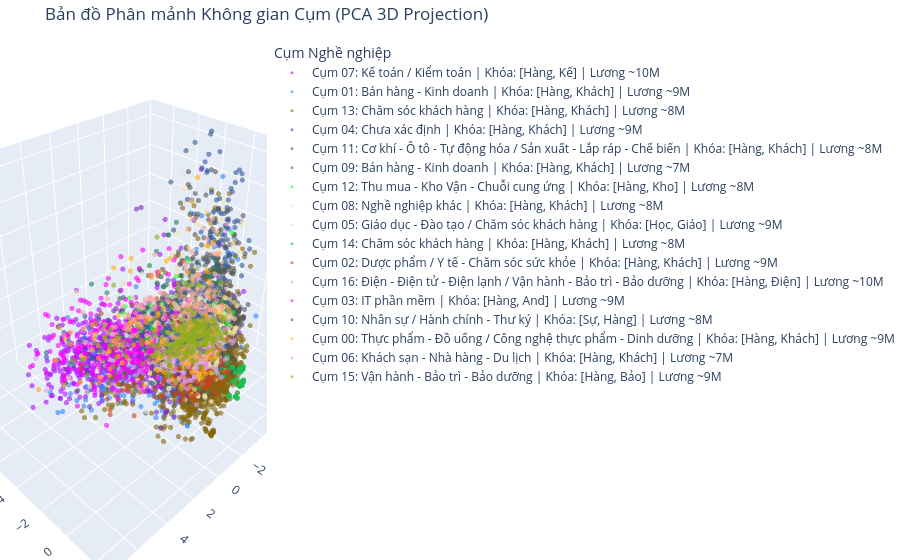

Source (notebook cell):
### Markdown cell above
## 4. Trực quan hóa ranh giới hình học bằng PCA (2D Projection)

### Code cell
from sklearn.decomposition import PCA
import plotly.express as px

print("Loading 169D features...")
train_data = np.load("../results/features_train.npz")
X_train = train_data["features_169d"]
labels = df_train['cluster_id'].values
labels_text = df_train['cluster_label'].values

# Lấy mẫu 10,000 điểm để chạy PCA nhanh và biểu đồ không bị rối
np.random.seed(42)
sample_idx = np.random.choice(len(X_train), 10000, replace=False)
X_sample = X_train[sample_idx]
labels_sample = labels_text[sample_idx]  # Hiển thị tên cụm thay vì số ID

print("Running PCA projection to 3D...")
pca = PCA(n_components=3, random_state=42)
X_pca = pca.fit_transform(X_sample)

pca_df = pd.DataFrame({
    'PC1': X_pca[:, 0],
    'PC2': X_pca[:, 1],
    'PC3': X_pca[:, 2],
    'Cụm Nghề nghiệp': labels_sample
})

fig = px.scatter_3d(pca_df, x='PC1', y='PC2', z='PC3',
              color='Cụm Nghề nghiệp',
              opacity=0.6,
              title='Bản đồ Phân mảnh Không gian Cụm (PCA 3D Projection)',
              color_discrete_sequence=px.colors.qualitative.Alphabet)

fig.update_traces(marker=dict(size=3))
fig.update_layout(margin=dict(l=0, r=0, b=0, t=40))
fig.write_html('../plots/05_pca_clusters_3d.html')
fig.show()
print("Visualization phase complete! 3D plot saved as HTML.")

### Figure 1 — Plotly figure (JSON) as saved in the notebook; plotly's stock layout.template omitted (floating-point values rounded to 4 significant figures; data arrays with more than 128 entries replaced by an {"elided": "..."} marker saying what was removed)
{"data": [{"hovertemplate": "Cụm Nghề nghiệp=Cụm 07: Kế toán / Kiểm toán | Khóa: [Hàng, Kế] | Lương ~10M<br>PC1=%{x}<br>PC2=%{y}<br>PC3=%{z}<extra></extra>", "legendgroup": "Cụm 07: Kế toán / Kiểm toán | Khóa: [Hàng, Kế] | Lương ~10M", "marker": {"color": "#AA0DFE", "opacity": 0.6, "size": 3, "symbol": "circle"}, "mode": "markers", "name": "Cụm 07: Kế toán / Kiểm toán | Khóa: [Hàng, Kế] | Lương ~10M", "scene": "scene", "showlegend": true, "type": "scatter3d", "x": {"elided": "2653 float values"}, "y": {"elided": "2653 float values"}, "z": {"elided": "2653 float values"}}, {"hovertemplate": "Cụm Nghề nghiệp=Cụm 01: Bán hàng - Kinh doanh | Khóa: [Hàng, Khách] | Lương ~9M<br>PC1=%{x}<br>PC2=%{y}<br>PC3=%{z}<extra></extra>", "legendgroup": "Cụm 01: Bán hàng - Kinh doanh | Khóa: [Hàng, Khách] | Lương ~9M", "marker": {"color": "#3283FE", "opacity": 0.6, "size": 3, "symbol": "circle"}, "mode": "markers", "name": "Cụm 01: Bán hàng - Kinh doanh | Khóa: [Hàng, Khách] | Lương ~9M", "scene": "scene", "showlegend": true, "type": "scatter3d", "x": {"elided": "926 float values"}, "y": {"elided": "926 float values"}, "z": {"elided": "926 float values"}}, {"hovertemplate": "Cụm Nghề nghiệp=Cụm 13: Chăm sóc khách hàng | Khóa: [Hàng, Khách] | Lương ~8M<br>PC1=%{x}<br>PC2=%{y}<br>PC3=%{z}<extra></extra>", "legendgroup": "Cụm 13: Chăm sóc khách hàng | Khóa: [Hàng, Khách] | Lương ~8M", "marker": {"color": "#85660D", "opacity": 0.6, "size": 3, "symbol": "circle"}, "mode": "markers", "name": "Cụm 13: Chăm sóc khách hàng | Khóa: [Hàng, Khách] | Lương ~8M", "scene": "scene", "showlegend": true, "type": "scatter3d", "x": {"elided": "1427 float values"}, "y": {"elided": "1427 float values"}, "z": {"elided": "1427 float values"}}, {"hovertemplate": "Cụm Nghề nghiệp=Cụm 04: Chưa xác định | Khóa: [Hàng, Khách] | Lương ~9M<br>PC1=%{x}<br>PC2=%{y}<br>PC3=%{z}<extra></extra>", "legendgroup": "Cụm 04: Chưa xác định | Khóa: [Hàng, Khách] | Lương ~9M", "marker": {"color": "#782AB6", "opacity": 0.6, "size": 3, "symbol": "circle"}, "mode": "markers", "name": "Cụm 04: Chưa xác định | Khóa: [Hàng, Khách] | Lương ~9M", "scene": "scene", "showlegend": true, "type": "scatter3d", "x": {"elided": "399 float values"}, "y": {"elided": "399 float values"}, "z": {"elided": "399 float values"}}, {"hovertemplate": "Cụm Nghề nghiệp=Cụm 11: Cơ khí - Ô tô - Tự động hóa / Sản xuất - Lắp ráp - Chế biến | Khóa: [Hàng, Khách] | Lương ~8M<br>PC1=%{x}<br>PC2=%{y}<br>PC3=%{z}<extra></extra>", "legendgroup": "Cụm 11: Cơ khí - Ô tô - Tự động hóa / Sản xuất - Lắp ráp - Chế biến | Khóa: [Hàng, Khách] | Lương ~8M", "marker": {"color": "#565656", "opacity": 0.6, "size": 3, "symbol": "circle"}, "mode": "markers", "name": "Cụm 11: Cơ khí - Ô tô - Tự động hóa / Sản xuất - Lắp ráp - Chế biến | Khóa: [Hàng, Khách] | Lương ~8M", "scene": "scene", "showlegend": true, "type": "scatter3d", "x": {"elided": "1813 float values"}, "y": {"elided": "1813 float values"}, "z": {"elided": "1813 float values"}}, {"hovertemplate": "Cụm Nghề nghiệp=Cụm 09: Bán hàng - Kinh doanh | Khóa: [Hàng, Khách] | Lương ~7M<br>PC1=%{x}<br>PC2=%{y}<br>PC3=%{z}<extra></extra>", "legendgroup": "Cụm 09: Bán hàng - Kinh doanh | Khóa: [Hàng, Khách] | Lương ~7M", "marker": {"color": "#1C8356", "opacity": 0.6, "size": 3, "symbol": "circle"}, "mode": "markers", "name": "Cụm 09: Bán hàng - Kinh doanh | Khóa: [Hàng, Khách] | Lương ~7M", "scene": "scene", "showlegend": true, "type": "scatter3d", "x": [-0.896, -4.045, -2.969, -3.044, -3.029, -3.02, 1.394, -4.0, -2.666, -2.171, -2.843, -4.174, 0.3273, -4.067, -4.454, -2.351, -4.501, -2.85, -4.813, -2.142, -3.659, -1.237, -3.087, -1.682, 0.7181, -2.146, 2.188, -3.044, 0.2201, -2.354, -1.367, -0.2294, -2.3, -4.142, -2.522, -3.04, -1.443, -3.563, 0.3414, -2.299, -0.4028, -2.682, -4.784, -3.005, -3.9, -4.018, -3.021, -3.67, -3.816, -2.632, -3.735, -3.463, -1.621, -3.732, -1.465, -1.265, 0.5566, -3.823, -2.274, -1.987, -4.216, -0.8392, -0.44, -4.174, 0.7205, -4.168, -0.1728, -1.08, -1.97, -1.219, -4.003, -3.082, 0.2208, -3.518, -3.952, -3.131, -2.828, -2.793, -0.7795], "y": [-3.678, -0.5981, -0.9435, -4.669, -0.3769, -0.3868, -3.797, -0.4657, -1.22, -3.265, -0.6414, -3.456, -2.119, -2.038, -1.44, -1.23, -4.604, -2.003, -1.781, -0.4254, -2.398, -3.452, -1.24, -0.8568, -0.8966, -3.303, -3.999, -1.327, -2.329, -0.5801, -0.7729, -1.729, -0.3791, -0.7947, -1.444, -3.021, -1.904, -1.636, -3.256, -0.7567, -1.93, -2.453, -2.006, -1.22, -1.156, -0.4256, -3.265, -4.392, -1.298, -1.866, -0.7752, -1.009, -0.4801, -1.235, -0.9218, -1.189, -3.518, -1.54, -1.674, -3.606, -2.694, -1.571, -1.657, -1.654, -3.573, -3.3, -2.448, -0.1023, -1.202, -0.567, -1.332, -1.889, -2.464, -2.09, -0.6366, -2.146, -0.7353, -1.681, -0.7681], "z": [2.125, -0.1342, 0.3663, 1.964, -0.8259, -1.813, 1.85, 0.4039, 1.297, 0.759, -0.1395, 1.565, -0.9472, 0.92, 0.8668, -2.273, 3.193, -0.9343, 1.422, -0.5485, 0.5301, 2.408, 1.257, 0.03482, 1.923, 0.7596, 2.647, 1.096, 0.8947, -0.5973, 0.5673, 1.172, 1.222, -0.04442, 1.056, -0.5803, 1.246, 1.605, -0.1091, -0.3598, -3.834, 1.584, 1.746, 0.9309, 0.8559, 0.3706, -1.36, 2.831, 1.119, 1.556, 0.2065, -0.7867, 0.1274, 0.5429, -0.6586, 2.433, 1.287, 1.465, -0.2133, 0.9324, 0.8509, 1.13, 1.374, 1.72, 1.751, -0.007808, -0.4409, 1.908, 1.816, 2.51, 0.9394, 1.334, 0.7826, 2.026, 0.1406, 1.614, -1.89, 0.557, -0.6218]}, {"hovertemplate": "Cụm Nghề nghiệp=Cụm 12: Thu mua - Kho Vận - Chuỗi cung ứng | Khóa: [Hàng, Kho] | Lương ~8M<br>PC1=%{x}<br>PC2=%{y}<br>PC3=%{z}<extra></extra>", "legendgroup": "Cụm 12: Thu mua - Kho Vận - Chuỗi cung ứng | Khóa: [Hàng, Kho] | Lương ~8M", "marker": {"color": "#16FF32", "opacity": 0.6, "size": 3, "symbol": "circle"}, "mode": "markers", "name": "Cụm 12: Thu mua - Kho Vận - Chuỗi cung ứng | Khóa: [Hàng, Kho] | Lương ~8M", "scene": "scene", "showlegend": true, "type": "scatter3d", "x": {"elided": "150 float values"}, "y": {"elided": "150 float values"}, "z": {"elided": "150 float values"}}, {"hovertemplate": "Cụm Nghề nghiệp=Cụm 08: Nghề nghiệp khác | Khóa: [Hàng, Khách] | Lương ~8M<br>PC1=%{x}<br>PC2=%{y}<br>PC3=%{z}<extra></extra>", "legendgroup": "Cụm 08: Nghề nghiệp khác | Khóa: [Hàng, Khách] | Lương ~8M", "marker": {"color": "#F7E1A0", "opacity": 0.6, "size": 3, "symbol": "circle"}, "mode": "markers", "name": "Cụm 08: Nghề nghiệp khác | Khóa: [Hàng, Khách] | Lương ~8M", "scene": "scene", "showlegend": true, "type": "scatter3d", "x": {"elided": "489 float values"}, "y": {"elided": "489 float values"}, "z": {"elided": "489 float values"}}, {"hovertemplate": "Cụm Nghề nghiệp=Cụm 05: Giáo dục - Đào tạo / Chăm sóc khách hàng | Khóa: [Học, Giáo] | Lương ~9M<br>PC1=%{x}<br>PC2=%{y}<br>PC3=%{z}<extra></extra>", "legendgroup": "Cụm 05: Giáo dục - Đào tạo / Chăm sóc khách hàng | Khóa: [Học, Giáo] | Lương ~9M", "marker": {"color": "#E2E2E2", "opacity": 0.6, "size": 3, "symbol": "circle"}, "mode": "markers", "name": "Cụm 05: Giáo dục - Đào tạo / Chăm sóc khách hàng | Khóa: [Học, Giáo] | Lương ~9M", "scene": "scene", "showlegend": true, "type": "scatter3d", "x": {"elided": "257 float values"}, "y": {"elided": "257 float values"}, "z": {"elided": "257 float values"}}, {"hovertemplate": "Cụm Nghề nghiệp=Cụm 14: Chăm sóc khách hàng | Khóa: [Hàng, Khách] | Lương ~8M<br>PC1=%{x}<br>PC2=%{y}<br>PC3=%{z}<extra></extra>", "legendgroup": "Cụm 14: Chăm sóc khách hàng | Khóa: [Hàng, Khách] | Lương ~8M", "marker": {"color": "#1CBE4F", "opacity": 0.6, "size": 3, "symbol": "circle"}, "mode": "markers", "name": "Cụm 14: Chăm sóc khách hàng | Khóa: [Hàng, Khách] | Lương ~8M", "scene": "scene", "showlegend": true, "type": "scatter3d", "x": [-2.077, -1.615, -1.62, -1.63, -1.845, -1.959, -2.228, -1.769, -2.089, -1.589, -1.752, -2.015, -2.147, -1.618, -1.951, -2.123, -1.761, -1.609, -1.762, -1.099, -2.081, -1.936, -1.115, -1.328, -1.771, -2.082, -1.952, -2.069, -1.954, -1.618, -1.622, -2.221, -2.117, -1.104, -2.092, -1.133, -1.945, -1.762, -2.177, -1.954, -1.434, -1.112, -2.158, -1.123, -1.732, -0.236, -2.077, -2.097, -1.575, -1.5, -1.832, -1.565, -2.083, -1.614, -1.963, -1.111, -1.616, -1.827, -1.57, -1.593, -1.755, -2.118, -1.84, -1.941, -1.915, -1.748, -1.768, -1.974, -2.085, -2.059, -1.253, -2.083, -1.959, -2.161, -1.766, -1.94, -1.578, -1.627, -0.2062, -1.742, -1.955, -1.821, -1.95, -1.487, -1.836, -1.505, -1.903, -1.096, -2.172, -1.85, -1.262, -1.941], "y": [2.129, 2.294, 2.301, 0.2327, 1.371, 2.447, 2.151, 2.4, 2.122, 2.434, 2.376, 2.15, 2.193, 2.303, 2.393, 2.127, 2.38, 2.333, 2.383, 2.261, 2.122, 2.411, 2.239, 1.683, 2.365, 2.147, 2.449, 2.135, 2.439, 2.306, 1.941, 2.142, 1.997, 2.247, 2.16, 2.227, 2.42, 2.382, 2.125, 1.914, 1.812, 2.25, 2.187, 2.247, 2.31, 1.524, 2.135, 2.137, 1.648, 2.33, 2.377, 2.035, 2.123, 2.302, 2.407, 2.247, 2.291, 2.442, 2.436, 2.451, -0.1294, 2.015, 2.417, 2.43, 2.42, -0.1184, 2.4, 2.422, 2.123, 2.161, 1.668, 2.125, 2.413, 2.177, 2.378, 2.397, 2.044, 1.95, 1.016, 1.766, 2.424, 2.45, 2.105, 2.212, 2.427, 2.334, 2.389, 1.658, 2.185, 2.469, 1.671, 2.41], "z": [-1.652, -3.015, -3.004, -1.424, -1.052, -2.089, -1.453, -2.335, -1.635, -2.988, -2.339, -1.731, -1.587, -3.003, -2.086, -1.562, -2.346, -3.032, -2.34, -2.702, -1.636, -2.127, -2.667, -0.9946, -2.324, -1.629, -2.075, -1.668, -2.081, -3.003, -1.293, -1.459, -1.651, -2.696, -1.613, -2.614, -2.077, -2.342, -1.533, -1.801, -1.435, -2.675, -1.592, -2.662, -2.859, -1.184, -1.628, -1.628, -1.1, -1.729, -2.238, -2.119, -1.626, -3.006, -2.079, -2.673, -3.019, -2.25, -3.015, -2.981, -1.055, -1.647, -2.241, -2.14, -2.164, -1.079, -2.332, -2.036, -1.641, -1.669, -1.865, -1.644, -2.102, -1.509, -2.349, -2.096, -2.112, -1.292, -2.295, -1.478, -2.144, -2.268, -2.543, -1.36, -2.26, -1.721, -2.17, -1.23, -1.55, -2.285, -1.825, -2.098]}, {"hovertemplate": "Cụm Nghề nghiệp=Cụm 02: Dược phẩm / Y tế - Chăm sóc sức khỏe | Khóa: [Hàng, Khách] | Lương ~9M<br>PC1=%{x}<br>PC2=%{y}<br>PC3=%{z}<extra></extra>", "legendgroup": "Cụm 02: Dược phẩm / Y tế - Chăm sóc sức khỏe | Khóa: [Hàng, Khách] | Lương ~9M", "marker": {"color": "#C4451C", "opacity": 0.6, "size": 3, "symbol": "circle"}, "mode": "markers", "name": "Cụm 02: Dược phẩm / Y tế - Chăm sóc sức khỏe | Khóa: [Hàng, Khách] | Lương ~9M", "scene": "scene", "showlegend": true, "type": "scatter3d", "x": {"elided": "256 float values"}, "y": {"elided": "256 float values"}, "z": {"elided": "256 float values"}}, {"hovertemplate": "Cụm Nghề nghiệp=Cụm 16: Điện - Điện tử - Điện lạnh / Vận hành - Bảo trì - Bảo dưỡng | Khóa: [Hàng, Điện] | Lương ~10M<br>PC1=%{x}<br>PC2=%{y}<br>PC3=%{z}<extra></extra>", "legendgroup": "Cụm 16: Điện - Điện tử - Điện lạnh / Vận hành - Bảo trì - Bảo dưỡng | Khóa: [Hàng, Điện] | Lương ~10M", "marker": {"color": "#DEA0FD", "opacity": 0.6, "size": 3, "symbol": "circle"}, "mode": "markers", "name": "Cụm 16: Điện - Điện tử - Điện lạnh / Vận hành - Bảo trì - Bảo dưỡng | Khóa: [Hàng, Điện] | Lương ~10M", "scene": "scene", "showlegend": true, "type": "scatter3d", "x": {"elided": "256 float values"}, "y": {"elided": "256 float values"}, "z": {"elided": "256 float values"}}, {"hovertemplate": "Cụm Nghề nghiệp=Cụm 03: IT phần mềm | Khóa: [Hàng, And] | Lương ~9M<br>PC1=%{x}<br>PC2=%{y}<br>PC3=%{z}<extra></extra>", "legendgroup": "Cụm 03: IT phần mềm | Khóa: [Hàng, And] | Lương ~9M", "marker": {"color": "#FE00FA", "opacity": 0.6, "size": 3, "symbol": "circle"}, "mode": "markers", "name": "Cụm 03: IT phần mềm | Khóa: [Hàng, And] | Lương ~9M", "scene": "scene", "showlegend": true, "type": "scatter3d", "x": {"elided": "291 float values"}, "y": {"elided": "291 float values"}, "z": {"elided": "291 float values"}}, {"hovertemplate": "Cụm Nghề nghiệp=Cụm 10: Nhân sự / Hành chính - Thư ký | Khóa: [Sự, Hàng] | Lương ~8M<br>PC1=%{x}<br>PC2=%{y}<br>PC3=%{z}<extra></extra>", "legendgroup": "Cụm 10: Nhân sự / Hành chính - Thư ký | Khóa: [Sự, Hàng] | Lương ~8M", "marker": {"color": "#325A9B", "opacity": 0.6, "size": 3, "symbol": "circle"}, "mode": "markers", "name": "Cụm 10: Nhân sự / Hành chính - Thư ký | Khóa: [Sự, Hàng] | Lương ~8M", "scene": "scene", "showlegend": true, "type": "scatter3d", "x": {"elided": "287 float values"}, "y": {"elided": "287 float values"}, "z": {"elided": "287 float values"}}, {"hovertemplate": "Cụm Nghề nghiệp=Cụm 00: Thực phẩm - Đồ uống / Công nghệ thực phẩm - Dinh dưỡng | Khóa: [Hàng, Khách] | Lương ~9M<br>PC1=%{x}<br>PC2=%{y}<br>PC3=%{z}<extra></extra>", "legendgroup": "Cụm 00: Thực phẩm - Đồ uống / Công nghệ thực phẩm - Dinh dưỡng | Khóa: [Hàng, Khách] | Lương ~9M", "marker": {"color": "#FEAF16", "opacity": 0.6, "size": 3, "symbol": "circle"}, "mode": "markers", "name": "Cụm 00: Thực phẩm - Đồ uống / Công nghệ thực phẩm - Dinh dưỡng | Khóa: [Hàng, Khách] | Lương ~9M", "scene": "scene", "showlegend": true, "type": "scatter3d", "x": {"elided": "197 float values"}, "y": {"elided": "197 float values"}, "z": {"elided": "197 float values"}}, {"hovertemplate": "Cụm Nghề nghiệp=Cụm 06: Khách sạn - Nhà hàng - Du lịch | Khóa: [Hàng, Khách] | Lương ~7M<br>PC1=%{x}<br>PC2=%{y}<br>PC3=%{z}<extra></extra>", "legendgroup": "Cụm 06: Khách sạn - Nhà hàng - Du lịch | Khóa: [Hàng, Khách] | Lương ~7M", "marker": {"color": "#F8A19F", "opacity": 0.6, "size": 3, "symbol": "circle"}, "mode": "markers", "name": "Cụm 06: Khách sạn - Nhà hàng - Du lịch | Khóa: [Hàng, Khách] | Lương ~7M", "scene": "scene", "showlegend": true, "type": "scatter3d", "x": {"elided": "174 float values"}, "y": {"elided": "174 float values"}, "z": {"elided": "174 float values"}}, {"hovertemplate": "Cụm Nghề nghiệp=Cụm 15: Vận hành - Bảo trì - Bảo dưỡng | Khóa: [Hàng, Bảo] | Lương ~9M<br>PC1=%{x}<br>PC2=%{y}<br>PC3=%{z}<extra></extra>", "legendgroup": "Cụm 15: Vận hành - Bảo trì - Bảo dưỡng | Khóa: [Hàng, Bảo] | Lương ~9M", "marker": {"color": "#90AD1C", "opacity": 0.6, "size": 3, "symbol": "circle"}, "mode": "markers", "name": "Cụm 15: Vận hành - Bảo trì - Bảo dưỡng | Khóa: [Hàng, Bảo] | Lương ~9M", "scene": "scene", "showlegend": true, "type": "scatter3d", "x": {"elided": "254 float values"}, "y": {"elided": "254 float values"}, "z": {"elided": "254 float values"}}], "layout": {"legend": {"title": {"text": "Cụm Nghề nghiệp"}, "tracegroupgap": 0}, "margin": {"b": 0, "l": 0, "r": 0, "t": 40}, "scene": {"domain": {"x": [0, 1], "y": [0, 1]}, "xaxis": {"title": {"text": "PC1"}}, "yaxis": {"title": {"text": "PC2"}}, "zaxis": {"title": {"text": "PC3"}}}, "title": {"text": "Bản đồ Phân mảnh Không gian Cụm (PCA 3D Projection)"}}}
